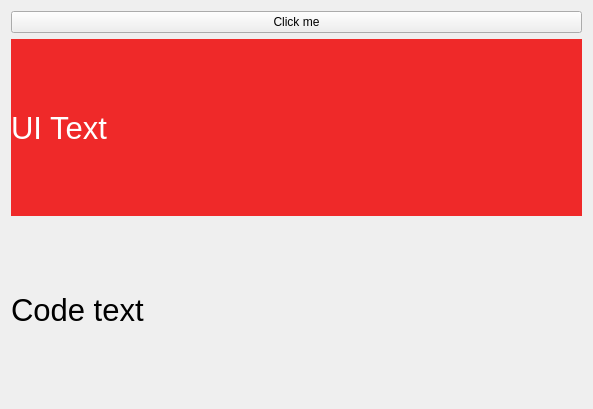
<?xml version="1.0" encoding="UTF-8"?>
<ui version="4.0">
 <class>Widget</class>
 <widget class="QWidget" name="Widget">
  <property name="geometry">
   <rect>
    <x>0</x>
    <y>0</y>
    <width>593</width>
    <height>409</height>
   </rect>
  </property>
  <property name="windowTitle">
   <string>Widget</string>
  </property>
  <layout class="QVBoxLayout" name="verticalLayout">
   <item>
    <widget class="QPushButton" name="pushButton">
     <property name="text">
      <string>Click me</string>
     </property>
    </widget>
   </item>
   <item>
    <widget class="QLabel" name="uiTextLabel">
     <property name="font">
      <font>
       <pointsize>23</pointsize>
      </font>
     </property>
     <property name="styleSheet">
      <string notr="true">background-color: rgb(239, 41, 41);
color: rgb(255, 255, 255);</string>
     </property>
     <property name="text">
      <string>UI Text</string>
     </property>
    </widget>
   </item>
   <item>
    <widget class="QLabel" name="codeTextLabel">
     <property name="font">
      <font>
       <pointsize>23</pointsize>
      </font>
     </property>
     <property name="text">
      <string>Code text</string>
     </property>
    </widget>
   </item>
  </layout>
 </widget>
 <resources/>
 <connections/>
</ui>
